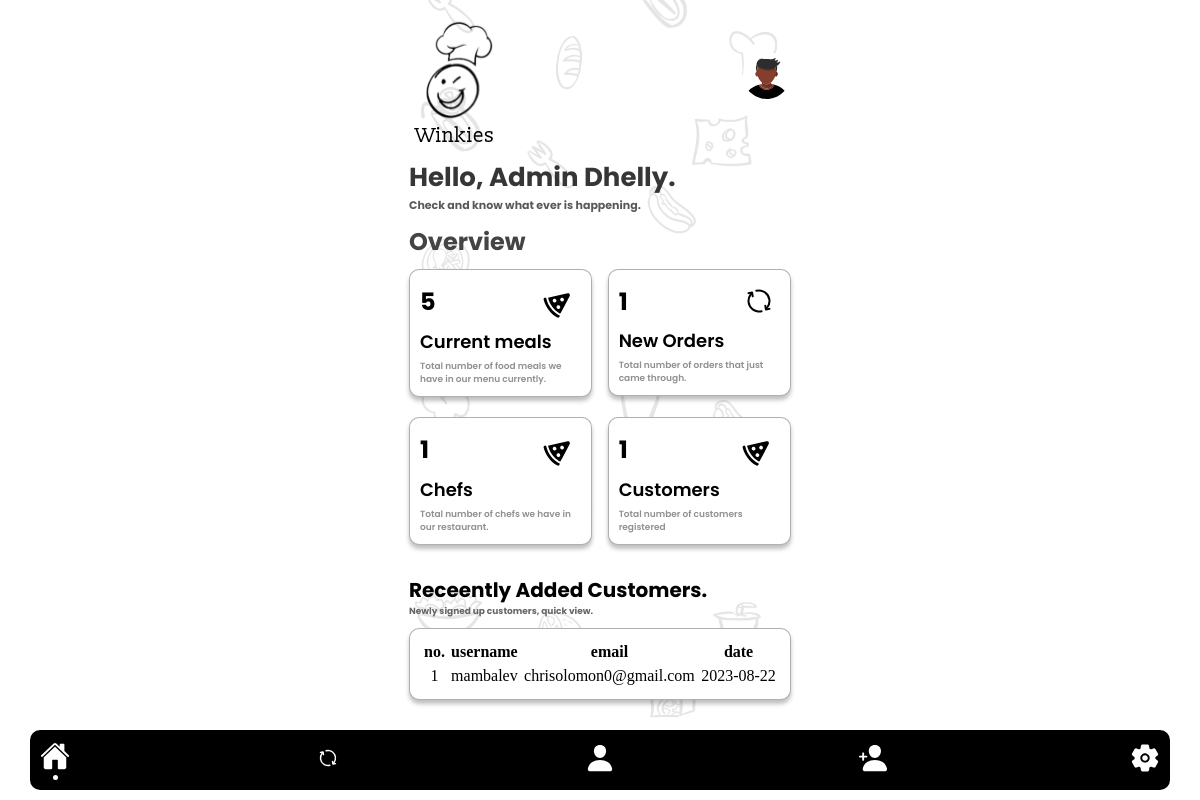
Page /pages/admin/homeadmin.php (signed in) on the committed database.
### tables this page shows
CREATE TABLE `users` (
  `id` int(11) NOT NULL,
  `username` varchar(255) NOT NULL,
  `email` varchar(255) NOT NULL,
  `password` varchar(255) NOT NULL,
  `role` varchar(255) NOT NULL,
  `avatar` varchar(255) NOT NULL,
  `date_joined` varchar(255) NOT NULL
);

### pages/admin/homeadmin.php (the view, shortened to what this page needs)
<?php
include '../../connection.php';
$username= $_SESSION['username'];
$sqlmeals = "SELECT * FROM `meals`";
$resultmeals = mysqli_query($con,$sqlmeals);
$numsmeals = mysqli_num_rows($resultmeals);
$sqlorder ="SELECT id, customer_id, order_time, COUNT(customer_id) AS HowMany FROM `cart` GROUP BY customer_id, order_time";
$resultorder= mysqli_query($con,$sqlorder);
$numOfOrders= mysqli_num_rows($resultorder)-1;
$sqlchef= "SELECT * FROM `users` WHERE role= 'Chef'";
$resultchef= mysqli_query($con,$sqlchef);
$numschef= mysqli_num_rows($resultchef);
$sqlcustomer= "SELECT * FROM `users` WHERE role= 'Customer'";
$resultcustomer= mysqli_query($con,$sqlcustomer);
$numscustomer= mysqli_num_rows($resultcustomer);
?>
<!DOCTYPE html>
<html lang="en">
<head>
    <link rel="stylesheet" href="../../styles/global.css">
    <link rel="stylesheet" href="../../styles/adminhomepage.css">
</head>
<body>
<div class="container">
        <div class="top">
            <img src="../../assets/images/logo-light.svg" alt="logo">
            <img src="../../assets/avatars/9.svg" alt="" id="user-profile">
        </div>
        <div class="welcome">
            <p class="name">Hello, Admin <?php echo $username; ?>.</p>
            <p class="motivation">Check and know what ever is happening.</p>
        </div>
        <p class="page">Overview</p>
        <div class="boxes">
            <div class="box">
                <div class="up">
                    <p class="number"><?php echo $numsmeals; ?></p>
                    <img src="../../assets/icons/current.svg" alt="current">
                </div>
                <div class="middle">
                    <p class="box-name">Current meals</p>
                </div>
                <div class="down">
                    <p class="summary">Total number of food meals we have in our menu currently.</p>
                </div>
            </div>
            <div class="box">
                <div class="up">
                    <p class="number"><?php echo $numOfOrders; ?></p>
                    <img src="../../assets/icons/newOrdersBlack.svg" alt="current">
                </div>
                <div class="middle">
                    <p class="box-name">New Orders</p>
                </div>
                <div class="down">
                    <p class="summary">Total number of orders that just came through.</p>
                </div>
            </div>
            <div class="box">
                <div class="up">
                    <p class="number"><?php echo $numschef;?></p>
                    <img src="../../assets/icons/current.svg" alt="current">
                </div>
                <div class="middle">
                    <p class="box-name">Chefs</p>
                </div>
                <div class="down">
                    <p class="summary">Total number of chefs we have in our restaurant.</p>
                </div>
            </div>
            <div class="box">
                <div class="up">
                    <p class="number"><?php echo $numscustomer;?></p>
                    <img src="../../assets/icons/current.svg" alt="current">
                </div>
                <div class="middle">
                    <p class="box-name">Customers</p>
                </div>
                <div class="down">
                    <p class="summary">Total number of customers registered</p>
                </div>
            </div>
        </div>
        <div class="new-Orders">
            <div class="heading">
                <p class="section-title">Receently Added Customers.</p>
                <p class="section-info">Newly signed up customers, quick view.</p>
            </div>
            <table>
                <thead>
                    <th>no.</th>
                    <th>username</th>
                    <th>email</th>
                    <th>date</th>
                </thead>
                <?php
                    $sqlshow ="SELECT * FROM `users` WHERE role = 'Customer'";
                    $resultshow= mysqli_query($con,$sqlshow);
                    $number = 0;
                    if($resultshow){
                        while($rowshow = mysqli_fetch_assoc($resultshow)){
                            $number++;
                            $customer_username = $rowshow['username'];
                            $customer_email = $rowshow['email'];
                            $customer_date = $rowshow['date_joined'];
                        }
                        echo "
                            <tr>
                                <td><p class='meal-ranking'>$number</p></td>
                                <td><p class='meal-name'>$customer_username</p></td>
                                <td><p class='meal-price'>$customer_email</p></td>
                                <td><p class='meal-orders'>$customer_date</p></td>
                            </tr>
                        ";
                    }
                ?>
            </table>
        </div>
        <div class="menubar">
            <div class="menu-icons">
                <div class="icon" class="active-page">
                    <a href="./homechef.php"><img src="../../assets/icons/home.svg" alt="home"></a>
                    <img src="../../assets/icons/active.svg" alt="current page">
                </div>
                <div class="icon">
                    <a href="./homeadmin.php"><img src="../../assets/icons/new.svg" alt="orders"></a>
                </div>
                <div class="icon">
                    <a href="#"><img src="../../assets/icons/person.svg" alt="pending orders"></a>
                </div>
                <div class="icon">
                    <a href="#"><img src="../../assets/icons/person-add.svg" alt="meals"></a>
                </div>
                <div class="icon">
                    <a href="./customization.php"><img src="../../assets/icons/settings.svg" alt="settings"></a>
                </div>
            </div>
        </div>
    </div>
</body>
</html>

### styles/global.css (style rules this page uses)
:root { --main-color: rgba(0, 0, 0, 1); --text-color: rgba(0, 0, 0, 1); --button-text: rgba(255, 255, 255, 1); --box-background: rgba(255, 255, 255, 1); }
* { border: 0; margin: 0; padding: 0; appearance: none; outline: 0; text-decoration: none; list-style: none; box-sizing: border-box; }
a { text-decoration: none; }
html, body { max-width: 100vw; overflow-x: hidden; display: flex; align-items: center; justify-content: center; min-height: 100vh; }

### styles/adminhomepage.css (style rules this page uses)
.container { width: 412px; min-height: 100vh; background-image: url(../assets/images/background.png); background-position: center; background-size: cover; background-repeat: no-repeat; position: relative; display: flex; flex-direction: column; align-items: center; gap: 10px; padding: 5px 15px 100px 15px; }
.top { display: flex; align-items: center; width: 100%; justify-content: space-between; }
.top img:first-child { width: 105px }
.welcome { display: flex; flex-direction: column; align-items: flex-start; width: 100%; }
.name { font-family: poppinsBold; font-size: 26px; color: rgba(0, 0, 0, 0.79); text-transform: capitalize; }
.motivation { font-family: poppinsBold; font-size: 11px; color: rgba(0, 0, 0, 0.65); }
.page { font-size: 24px; font-family: poppinsBold; text-align: left; color: rgba(68, 68, 68, 1); width: 100%; }
.boxes { width: 100%; display: flex; align-items: center; flex-wrap: wrap; justify-content: space-between; }
.box { border-radius: 10px; border: 1px solid rgba(0, 0, 0, 0.31); background: #FFF; box-shadow: 0px 4px 4px 0px rgba(0, 0, 0, 0.25); width: 48%; padding: 10px; margin-bottom: 20px; display: flex; flex-direction: column; align-items: flex-start; gap: 5px; }
.box .up { display: flex; width: 100%; align-items: center; justify-content: space-between; }
.up .number { font-family: poppinsBold; font-size: 24px; }
.box-name { font-family: poppinsSemiBold; font-size: 18px; }
.summary { font-family: poppinsSemiBold; font-size: 9px; color: rgba(144, 144, 144, 1); }
.menubar { width: 100%; display: flex; align-items: center; justify-content: center; position: fixed; bottom: 0%; z-index: 1000; background: white; height: 80px; }
.menu-icons { display: flex; align-items: center; background: black; width: 95%; justify-content: space-between; padding: 2px 10px; border-radius: 10px; height: 60px; }
.menu-icons a img { width: 30px; }
.icon { display: flex; flex-direction: column; align-items: center; }
.new-Orders { display: flex; flex-direction: column; align-items: center; gap: 10px; width: 100%; }
.heading { display: flex; flex-direction: column; width: 100%; align-items: flex-start; }
.section-title { font-family: poppinsBold; font-size: 20px; color: black; text-transform: capitalize; }
.section-info { font-family: poppinsBold; font-size: 9px; color: rgba(102, 102, 102, 1); }
table { width: 100%; border-radius: 10px; border: 1px solid rgba(0, 0, 0, 0.31); background: #FFF; box-shadow: 0px 4px 4px 0px rgba(0, 0, 0, 0.25); padding: 10px; text-align: center; }
table th { padding: 2px; }
table td { border-bottom: 1px solid rgba(144, 144, 144, 1); border-collapse: collapse; padding: 2px; }
table tr { border-collapse: collapse; }
tr:last-child td { border: none; }

### rows in the picture
users: username "mambalev", email "chrisolomon0@gmail.com", date_joined "2023-08-22"

### other values in the picture
$username "Dhelly"
$numsmeals "5"
$numOfOrders "1"
$numschef "1"
$numscustomer "1"
$number "1"
